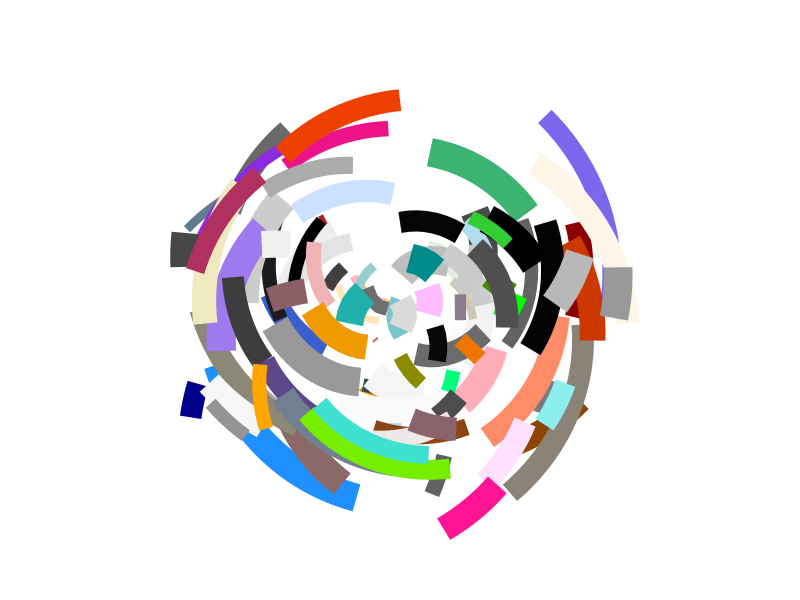
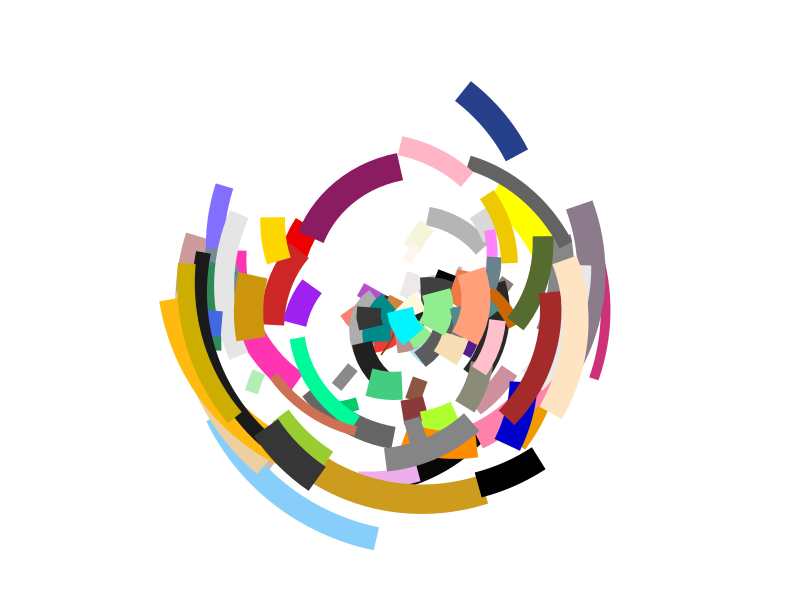

These charts were generated, in order, by the following R code:
library(ggplot2)
library(tibble)

#This function will asign random colors to the variables that change anytime the seed value is changed

polar_art <- function(seed, n) {
  
  # set the state of the random number generator
  set.seed(seed)
  
  # data frame containing random values for 
  # aesthetics we might want to use in the art
  dat <- tibble(
    x0 = runif(n),
    y0 = runif(n),
    x1 = x0 + runif(n, min = -.2, max = .2),
    y1 = y0 + runif(n, min = -.2, max = .2),
    shade = runif(n), 
    size = runif(n)
  )
  
  # Generate a new set of random colors for each execution
  colors <- sample(colors(), n)
  
  # plot segments in various colors, using 
  # polar coordinates and the assigned random color
  ggplot(dat, aes(
    x = x0,
    y = y0,
    xend = x1,
    yend = y1,
    colour = as.factor(colors),  # Convert colors to a factor for discrete scale
    size = size
  )) +
    geom_segment(show.legend = FALSE) +
    coord_polar() +
    scale_y_continuous(expand = c(0, 0)) +
    scale_x_continuous(expand = c(0, 0)) + 
    scale_colour_manual(values = colors) +  # Use the assigned random colors
    scale_size(range = c(0, 10)) + 
    theme_void()

}

polar_art(seed=5,n=100)
polar_art(seed=100,n=100)

